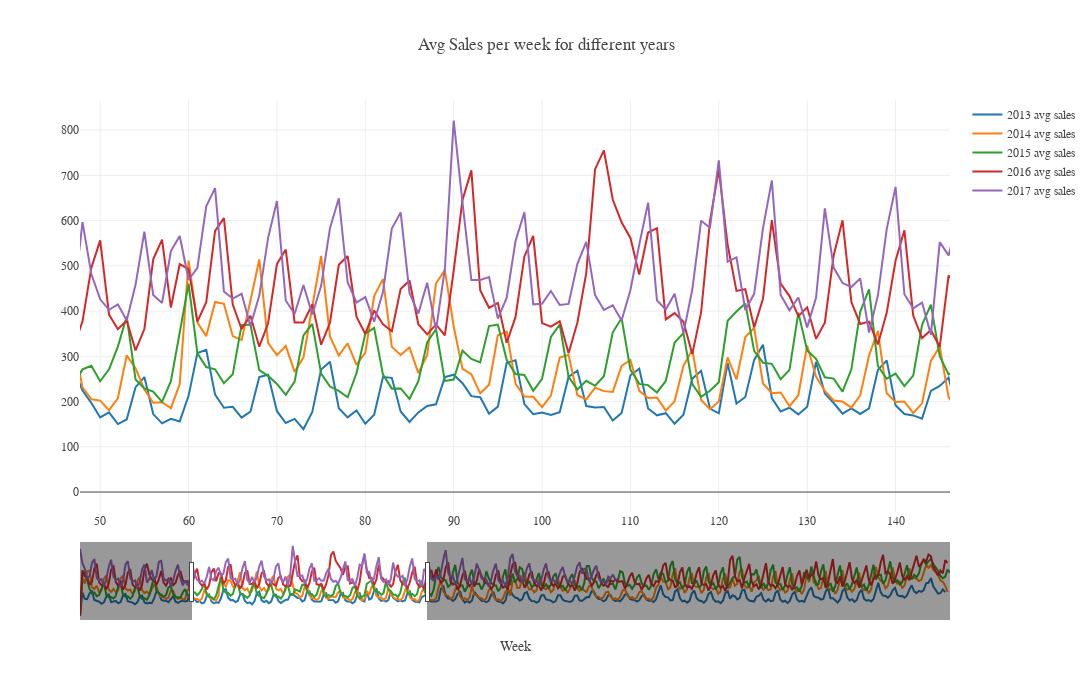

This figure's notebook cell:
### Code cell
day = new_train.sort_values(by=['year','day_of_year']).day_of_year.unique()
year = list(new_train.year.unique())
#avg_sales = new_train.sort_values(by=['year','day_of_year']).groupby('day_of_year')['sales'].mean()



fig = go.Figure()

for i in range (len(year)):
    avg_sales=new_train[new_train.year == year[i]].sort_values(by='day_of_year').groupby('day_of_year')['sales'].mean()

        
    fig.add_trace(go.Scatter(x=day, y= avg_sales, name = str(year[i]) + " avg sales", mode='lines'  ))





fig.update_xaxes(rangeslider_visible= True)

fig.update_layout(template=temp,title='Avg Sales per week for different years', 
                  #autosize=False, 
                  width=1400, 
                  height=700, 
                  xaxis_title="Week", 
                  yaxis_title="",
                  hovermode='x unified',
                  showlegend=True,

                  
                 )
fig.show()

### Figure 1 — Plotly figure (JSON) as saved in the notebook; plotly's stock layout.template omitted (floating-point values rounded to 4 significant figures; data arrays with more than 128 entries replaced by an {"elided": "..."} marker saying what was removed)
{"data": [{"mode": "lines", "name": "2013 avg sales", "x": {"elided": "366 int values"}, "y": {"elided": "362 float values"}, "type": "scatter"}, {"mode": "lines", "name": "2014 avg sales", "x": {"elided": "366 int values"}, "y": {"elided": "363 float values"}, "type": "scatter"}, {"mode": "lines", "name": "2015 avg sales", "x": {"elided": "366 int values"}, "y": {"elided": "364 float values"}, "type": "scatter"}, {"mode": "lines", "name": "2016 avg sales", "x": {"elided": "366 int values"}, "y": {"elided": "363 float values"}, "type": "scatter"}, {"mode": "lines", "name": "2017 avg sales", "x": {"elided": "366 int values"}, "y": {"elided": "226 float values"}, "type": "scatter"}], "layout": {"xaxis": {"rangeslider": {"visible": true, "yaxis": {"_template": null, "rangemode": "match"}, "autorange": true, "range": [1, 365]}, "title": {"text": "Week"}, "type": "linear", "range": [47.71, 146.2], "autorange": false}, "title": {"text": "Avg Sales per week for different years"}, "width": 1400, "height": 700, "yaxis": {"title": {"text": ""}, "type": "linear", "range": [-44.13, 866.6], "autorange": true}, "hovermode": "x unified", "showlegend": true}}
